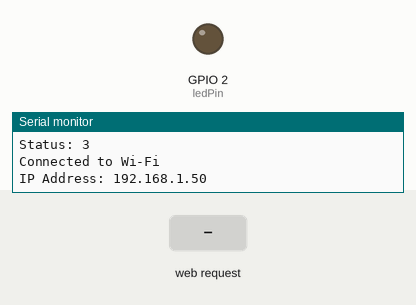
Simulated run of this sketch. Board: ESP32. Shown: output pins drawn as LEDs (lit = HIGH), the last lines printed to the serial monitor. Inputs (shaded band) come from the test bench. WiFi joins after 1.5 s; servers stay silent unless stated.

Above: at 3.2 s.
3.3 s: HTTP request GET /on received
At 4.5 s:
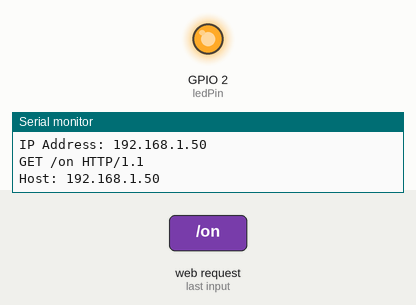
4.8 s: HTTP request GET /off received
At 5.6 s:
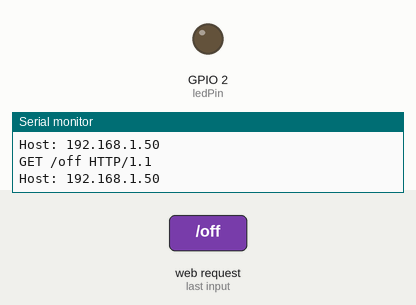
Timing chart, 0 to 7.8 s (numbered marks = the images above; inputs shaded):
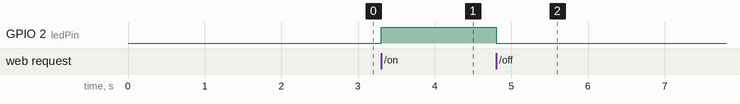

Measured:
- after the input at 3.3 s, GPIO 2 (ledPin): LOW → HIGH at once
- after the input at 4.8 s, GPIO 2 (ledPin): HIGH → LOW at once

The sketch:

sketch_dec16b_LED_ON_AND_OFF_IP.ino
```cpp
#include <WiFi.h>

const char* ssid = "Entuple2";         // Your Wi-Fi SSID
const char* password = "En!uple@2023"; // Your Wi-Fi password

const int ledPin = 2; // Built-in LED pin on most ESP32 boards

WiFiServer server(80); // Create a server on port 80

void setup() {
  Serial.begin(115200);
  pinMode(ledPin, OUTPUT);  // Set the LED pin as output

  // Connect to Wi-Fi
  Serial.print("Connecting to Wi-Fi: ");
  Serial.println(ssid);

  WiFi.begin(ssid, password);
  while (WiFi.status() != WL_CONNECTED) {
    delay(1000);
    Serial.print("Status: ");
    Serial.println(WiFi.status());  // Print status codes
  }

  Serial.println("\nConnected to Wi-Fi");
  Serial.print("IP Address: ");
  Serial.println(WiFi.localIP());  // Print the IP address

  server.begin();  // Start the web server
}

void loop() {
  WiFiClient client = server.available(); // Listen for incoming clients

  if (client) {
    String request = "";
    while (client.available()) {
      request += (char)client.read(); // Read the incoming data
    }

    Serial.println(request); // Print the request for debugging

    // Check for "GET" requests to control the LED
    if (request.indexOf("/on") != -1) {
      digitalWrite(ledPin, HIGH);  // Turn LED ON
    }
    if (request.indexOf("/off") != -1) {
      digitalWrite(ledPin, LOW);   // Turn LED OFF
    }

    // Send the response to the client
    client.print("HTTP/1.1 200 OK\r\n");
    client.print("Content-Type: text/html\r\n");
    client.print("\r\n");
    client.print("<html><body>");
    client.print("<h1>LED Control</h1>");
    client.print("<a href=\"/on\"><button>Turn ON</button></a><br><br>");
    client.print("<a href=\"/off\"><button>Turn OFF</button></a><br><br>");
    client.print("</body></html>");

    delay(1);  // Wait for the client to receive the response
    client.stop();  // Close the connection
  }
}
```
